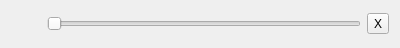
<?xml version="1.0" encoding="UTF-8"?>
<ui version="4.0">
 <class>bonuswidget</class>
 <widget class="QWidget" name="bonuswidget">
  <property name="geometry">
   <rect>
    <x>0</x>
    <y>0</y>
    <width>400</width>
    <height>48</height>
   </rect>
  </property>
  <property name="windowTitle">
   <string>Form</string>
  </property>
  <layout class="QHBoxLayout" name="horizontalLayout">
   <item>
    <widget class="QLabel" name="label">
     <property name="minimumSize">
      <size>
       <width>30</width>
       <height>0</height>
      </size>
     </property>
     <property name="text">
      <string/>
     </property>
    </widget>
   </item>
   <item>
    <widget class="QSlider" name="horizontalSlider">
     <property name="maximum">
      <number>99</number>
     </property>
     <property name="orientation">
      <enum>Qt::Horizontal</enum>
     </property>
    </widget>
   </item>
   <item>
    <widget class="QToolButton" name="toolButton">
     <property name="text">
      <string>X</string>
     </property>
    </widget>
   </item>
  </layout>
 </widget>
 <resources/>
 <connections/>
</ui>
